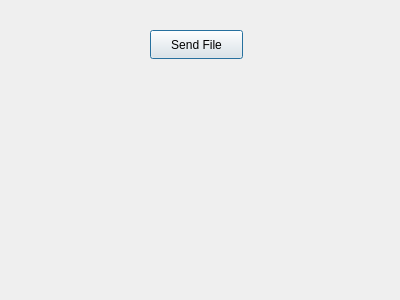
<?xml version="1.0" encoding="UTF-8"?>
<ui version="4.0">
 <class>FileTranferdlg</class>
 <widget class="QDialog" name="FileTranferdlg">
  <property name="geometry">
   <rect>
    <x>0</x>
    <y>0</y>
    <width>400</width>
    <height>300</height>
   </rect>
  </property>
  <property name="windowTitle">
   <string>Dialog</string>
  </property>
  <widget class="QPushButton" name="FileSendButton">
   <property name="geometry">
    <rect>
     <x>150</x>
     <y>30</y>
     <width>93</width>
     <height>29</height>
    </rect>
   </property>
   <property name="text">
    <string>Send File</string>
   </property>
  </widget>
 </widget>
 <resources/>
 <connections/>
</ui>
